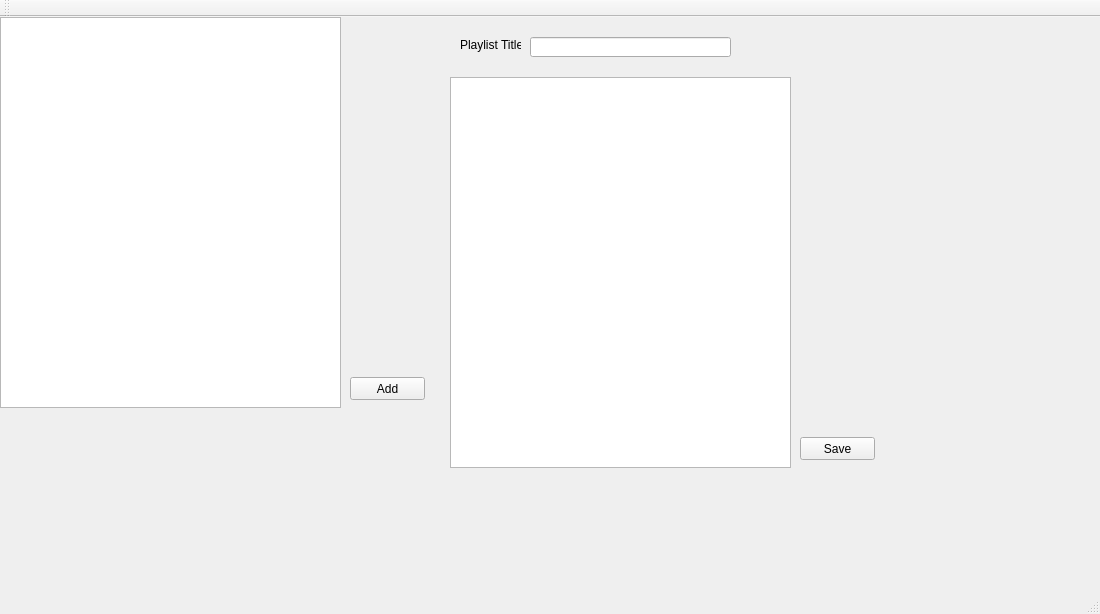
<?xml version="1.0" encoding="UTF-8"?>
<ui version="4.0">
 <class>MainWindow</class>
 <widget class="QMainWindow" name="MainWindow">
  <property name="geometry">
   <rect>
    <x>0</x>
    <y>0</y>
    <width>1100</width>
    <height>614</height>
   </rect>
  </property>
  <property name="windowTitle">
   <string>MainWindow</string>
  </property>
  <widget class="QWidget" name="centralWidget">
   <widget class="QTableWidget" name="tableWidget">
    <property name="geometry">
     <rect>
      <x>0</x>
      <y>0</y>
      <width>341</width>
      <height>391</height>
     </rect>
    </property>
   </widget>
   <widget class="QPushButton" name="pushButton">
    <property name="geometry">
     <rect>
      <x>350</x>
      <y>360</y>
      <width>75</width>
      <height>23</height>
     </rect>
    </property>
    <property name="text">
     <string>Add</string>
    </property>
   </widget>
   <widget class="QTableWidget" name="playlistTableWidget">
    <property name="geometry">
     <rect>
      <x>450</x>
      <y>60</y>
      <width>341</width>
      <height>391</height>
     </rect>
    </property>
   </widget>
   <widget class="QLineEdit" name="lineEdit">
    <property name="geometry">
     <rect>
      <x>530</x>
      <y>20</y>
      <width>201</width>
      <height>20</height>
     </rect>
    </property>
   </widget>
   <widget class="QLabel" name="label">
    <property name="geometry">
     <rect>
      <x>460</x>
      <y>20</y>
      <width>61</width>
      <height>16</height>
     </rect>
    </property>
    <property name="text">
     <string>Playlist Title:</string>
    </property>
   </widget>
   <widget class="QPushButton" name="savePushButton">
    <property name="geometry">
     <rect>
      <x>800</x>
      <y>420</y>
      <width>75</width>
      <height>23</height>
     </rect>
    </property>
    <property name="text">
     <string>Save</string>
    </property>
   </widget>
  </widget>
  <widget class="QMenuBar" name="menuBar">
   <property name="geometry">
    <rect>
     <x>0</x>
     <y>0</y>
     <width>1100</width>
     <height>21</height>
    </rect>
   </property>
  </widget>
  <widget class="QToolBar" name="mainToolBar">
   <attribute name="toolBarArea">
    <enum>TopToolBarArea</enum>
   </attribute>
   <attribute name="toolBarBreak">
    <bool>false</bool>
   </attribute>
  </widget>
  <widget class="QStatusBar" name="statusBar"/>
 </widget>
 <layoutdefault spacing="6" margin="11"/>
 <resources/>
 <connections/>
</ui>
